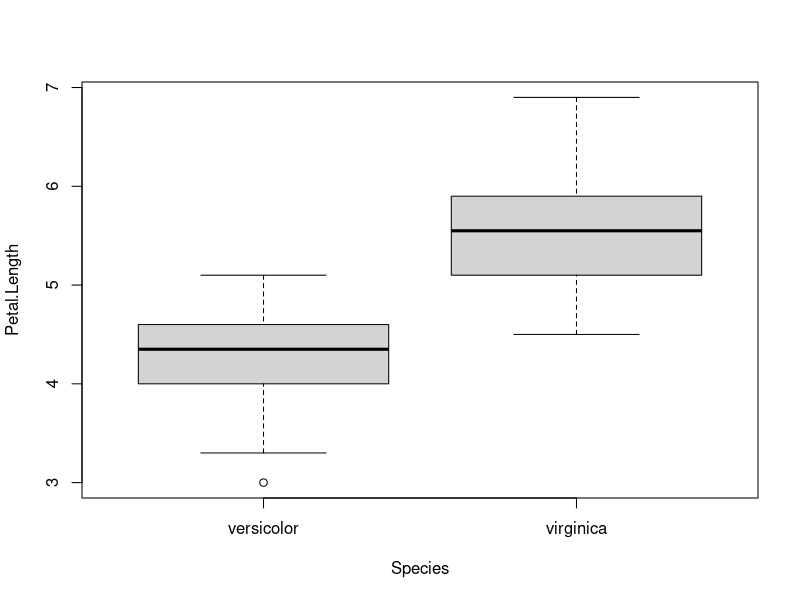
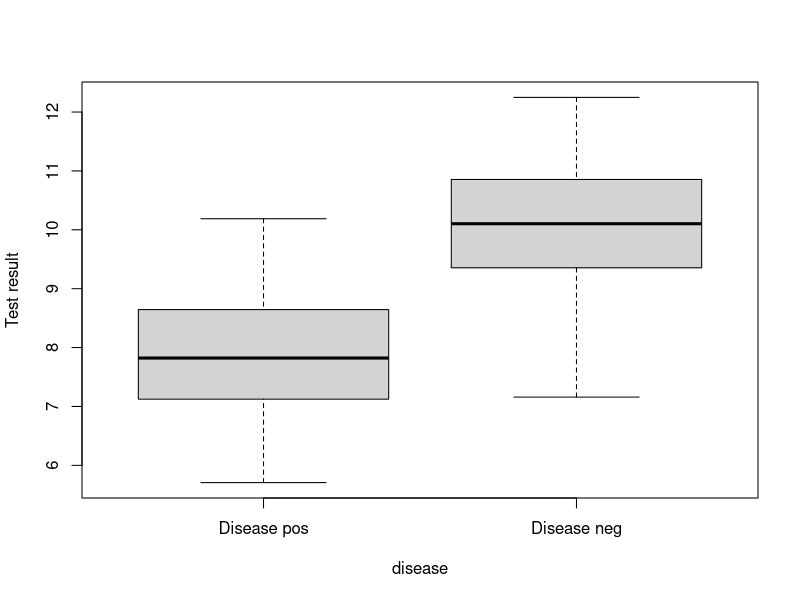

Recreate these plots in R, in order.
## ---- chunk 1
data(iris)
irisvv <- subset(iris, subset = iris$Species != "setosa")
irisvv$Species <- factor(irisvv$Species)
boxplot(Petal.Length ~ Species, data = irisvv)
## ---- chunk 2
irisvv$shortpetal <- ifelse(irisvv$Petal.Length < 5, 1, 0)
irisvv$shortpetal <- factor(irisvv$shortpetal, levels = 1:0, labels = c("<5 cm", ">5 cm"))
table(irisvv$shortpetal)
## ---- chunk 3
Table <- with(irisvv, table(shortpetal, Species))
Table
## ---- chunk 4
Table[1, 1] / sum(Table[, 1])
## ---- chunk 5
Table[2, 2] / sum(Table[, 2])
## ---- chunk 6
Table[1, 1] / sum(Table[1, ])
## ---- chunk 7
Table[2, 2] / sum(Table[2, ])
## ---- chunk 8
set.seed(90025)
W3data <- data.frame(test = c(rnorm(100, mean = 10, sd = 1), rnorm(100, mean = 8, sd = 1)), disease = c(rep(1, 100), rep(0, 100)))
W3data$test2 <- ifelse(W3data$test < 9, 0, 1)
W3data$test2 <- factor(W3data$test2, levels = 0:1, labels = c("Test pos", "Test neg"))
W3data$disease <- factor(W3data$disease, levels = 0:1, labels = c("Disease pos", "Disease neg"))
Table <- with(W3data, table(test2, disease))
Table
boxplot(test~disease, data = W3data, ylab = "Test result")
## ---- chunk 9
Table[1, 1] / sum(Table[, 1])
## ---- chunk 10
Table[2, 2] / sum(Table[, 2])
## ---- chunk 11
Table[1, 1] / sum(Table[1, ])
## ---- chunk 12
Table[2, 2] / sum(Table[2, ])
